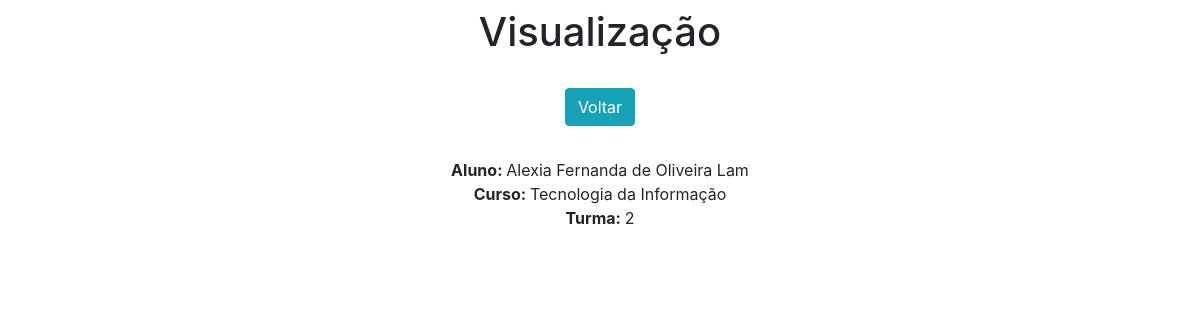
Screenshot of /view/5/ with the database file from the repository.
### app/models.py (models this page shows)
class Alunos(models.Model):
    Aluno = models.CharField(max_length=150)
    Curso = models.CharField(max_length=100)
    Turma = models.IntegerField()

### app/views.py (the view)
# urls.py: path('view/<int:pk>/', view, name='view'),
def view(request, pk):
    data = {}
    data['db'] = Alunos.objects.get(pk=pk)
    return render(request, 'view.html', data)

### app/templates/view.html (shortened to what this page needs)
<!DOCTYPE html>
<html lang="pt-br">
<head>
    <link rel="stylesheet" href="https://cdn.jsdelivr.net/npm/bootstrap@4.0.0/dist/css/bootstrap.min.css">
</head>
<body>
    <div class="col-8 m-auto pt-2 pb-2 text-center">
        <h1>Visualização</h1>
    </div>
    <div class="col-8 m-auto pt-3 pb-2 text-center">
        <a href="/" class="btn btn-info">Voltar</a>
    </div>
    <div class="col-8 m-auto pt-4 pb-2 text-center">
        <strong>Aluno: </strong>{{db.Aluno}}<br>
        <strong>Curso: </strong>{{db.Curso}}<br>
        <strong>Turma: </strong>{{db.Turma}}<br>
    </div>
</body>
</html>

### rows the page displays
Alunos: Aluno "Alexia Fernanda de Oliveira Lam", Curso "Tecnologia da Informação", Turma "2"
